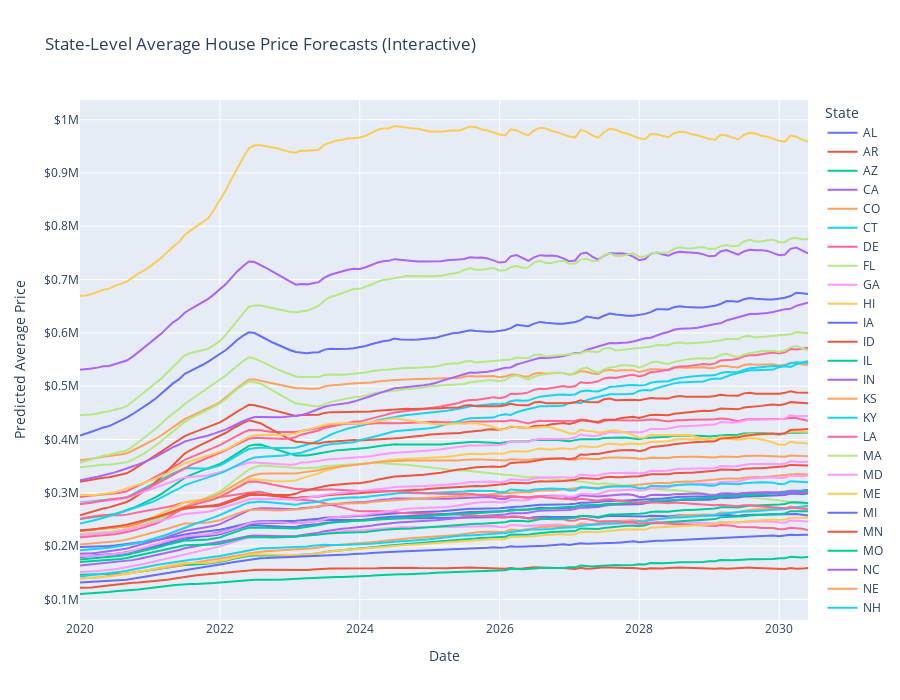

The notebook cell saved with this chart:
### Code cell
import plotly.graph_objs as go
from prophet import Prophet

future_months = 60  # Number of months to forecast

# 1. Calculate state-level monthly averages
value_columns = [col for col in filtered_data.columns if col not in ['RegionName', 'StateName']]
state_monthly_avg = filtered_data.groupby('StateName')[value_columns].mean()

fig = go.Figure()

for state in state_monthly_avg.index:
    ts = state_monthly_avg.loc[state].dropna()
    if len(ts) < 2:
        continue

    prophet_data = pd.DataFrame({
        'ds': ts.index,
        'y': ts.values.astype(float)
    })
    prophet_data['ds'] = pd.to_datetime(prophet_data['ds'], format='%Y-%m')

    model = Prophet()
    model.fit(prophet_data)

    future = model.make_future_dataframe(periods=future_months, freq='M')
    forecast = model.predict(future)

    fig.add_trace(go.Scatter(
        x=forecast['ds'],
        y=forecast['yhat'],
        mode='lines',
        name=state,
        hovertemplate='State: %{text}<br>Date: %{x|%Y-%m}<br>Price: $%{y:,.0f}',
        text=[state]*len(forecast)
    ))

fig.update_layout(
    title='State-Level Average House Price Forecasts (Interactive)',
    xaxis_title='Date',
    yaxis_title='Predicted Average Price',
    hovermode='x unified',
    legend_title='State',
    height=700
)
fig.update_yaxes(tickprefix="$", separatethousands=True)
fig.show()
